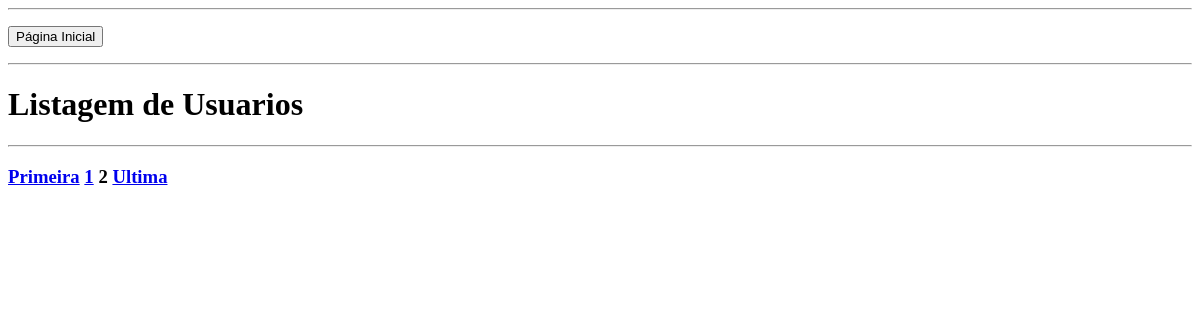
Before: /crud_usuario/apaga_usuario.php?pagina=2 with the older database file.
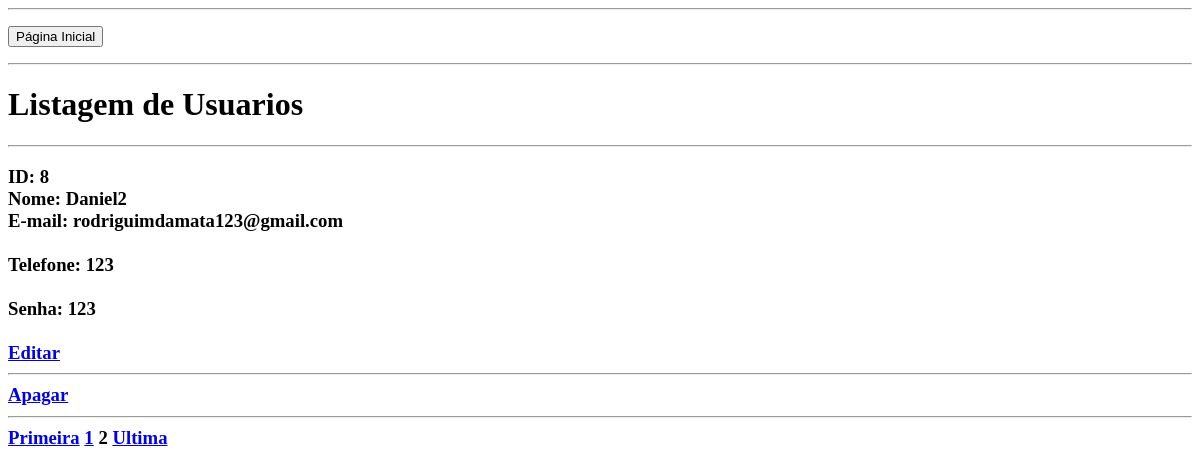
After: the same page with the newer database file.
### tables this page shows
CREATE TABLE IF NOT EXISTS `usuario` (
  `id_usuario` int NOT NULL AUTO_INCREMENT,
  `nome` varchar(100) NOT NULL,
  `email` varchar(150) NOT NULL,
  `telefone` varchar(14) NOT NULL,
  `senha` varchar(100) NOT NULL,
  PRIMARY KEY (`id_usuario`)
);

### crud_usuario/apaga_usuario.php (the view, shortened to what this page needs)
<?php
include_once("../conexao.php");
?>
<!DOCTYPE html>
<html lang="pt-br">
	<head>
	</head>
	<body>
		<hr> <p>
		<a href="../principal_crud.php"> <input type="button"  value="Página Inicial"></a> &nbsp
		<p><hr><h1>Listagem de Usuarios</h1> <p> <hr> <h3>
		<?php
		$pagina_atual = filter_input(INPUT_GET,'pagina', FILTER_SANITIZE_NUMBER_INT);
		$pagina = (!empty($pagina_atual)) ? $pagina_atual : 1;
		$qnt_result_pg = 3;
		$inicio = ($qnt_result_pg * $pagina) - $qnt_result_pg;
		$result_usuarios = "SELECT * FROM usuario LIMIT $inicio, $qnt_result_pg";
		$resultado_usuarios = mysqli_query($conn, $result_usuarios);
		while($row_aluno = mysqli_fetch_assoc($resultado_usuarios)){
			echo "ID: " . $row_aluno['id_usuario'] . "<br>";
			echo "Nome: " . $row_aluno['nome'] . "<br>";
			echo "E-mail: " . $row_aluno['email'] . "<br> <br>";
			echo "Telefone: " . $row_aluno['telefone'] . "<br> <br>";
			echo "Senha: " . $row_aluno['senha'] . "<br> <br>";
 			echo "<a href='edit_usuario.php?id_usuario=" . $row_aluno['id_usuario'] . "'>Editar</a><br> <hr>";
			echo "<a href='apaga.php?id_usuario=" . $row_aluno['id_usuario'] . "'>Apagar</a><br><hr>";
		}
		$result_pg = "SELECT COUNT(id_usuario) AS num_result FROM usuario";
		$resultado_pg = mysqli_query($conn, $result_pg);
		$row_pg = mysqli_fetch_assoc($resultado_pg);
		$quantidade_pg = ceil($row_pg['num_result'] / $qnt_result_pg);
		$max_links = 2;
		echo "<a href='apaga_usuario.php?pagina=1'>Primeira</a> ";
		for($pag_ant = $pagina - $max_links; $pag_ant <= $pagina - 1; $pag_ant++){
			if($pag_ant >= 1){
				echo "<a href='apaga_usuario.php?pagina=$pag_ant'>$pag_ant</a> ";
			}
		}
		echo "$pagina ";
		echo "<a href='apaga_php?pagina=$quantidade_pg'>Ultima</a>";
		?>
	</body>
</html>

Changed rows visible on the page:
added usuario: id_usuario "8", nome "Daniel2", email "rodriguimdamata123@gmail.com", telefone "123", senha "123"
